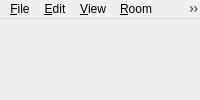
<?xml version="1.0"?>
<ui version="4.0">
  <class>Form</class>
  <widget class="QMainWindow" name="idr_mainframe_menu">
    <widget class="QMenuBar" name="menubar">
      <property name="geometry">
        <rect>
          <x>0</x>
          <y>0</y>
          <width>800</width>
          <height>22</height>
        </rect>
      </property>
      <widget class="QMenu" name="menuFile">
        <property name="title">
          <string>&amp;File</string>
        </property>
        <addaction name="ID_FILE_NEW" />
        <addaction name="ID_FILE_OPEN" />
        <addaction name="ID_FILE_SAVE" />
        <addaction name="ID_FILE_SAVE_AS" />
        <addaction name="separator" />
        <addaction name="ID_FILE_LEVEL_INFO" />
        <addaction name="ID_FILE_SAVEGOALTEXT" />
        <addaction name="ID_FILE_STATS" />
        <addaction name="ID_FILE_VERIFY_LEVEL" />
        <addaction name="ID_FILE_FIXCRACKS" />
        <addaction name="ID_FILE_REMOVEEXTRAPOINTS" />
        <addaction name="ID_FILE_FIXDEGENERATEFACES" />
        <addaction name="ID_FILE_REMOVEDUPLICATEFACESFROMCURRENTROOM" />
        <addaction name="ID_FILE_LEVELPROPS" />
        <addaction name="separator" />
        <addaction name="ID_FILE_IMPORT_ROOM" />
        <addaction name="separator" />
        <addaction name="ID_FILE_PLAY640X480" />
        <addaction name="ID_FILE_LEAVE_EDITOR" />
        <addaction name="separator" />
        <addaction name="ID_FILE_AUTOSAVE" />
        <addaction name="ID_FILE_RESTOREGAMESTATE" />
        <addaction name="ID_FILE_INFORMATION" />
        <addaction name="ID_FILE_CHECKMINE" />
        <addaction name="separator" />
        <addaction name="ID_FILE_PRINT" />
        <addaction name="ID_FILE_PRINT_PREVIEW" />
        <addaction name="ID_FILE_PRINT_SETUP" />
        <addaction name="separator" />
        <addaction name="ID_FILE_PREFERENCES" />
        <addaction name="separator" />
        <addaction name="ID_FILE_MRU_FILE1" />
        <addaction name="separator" />
        <addaction name="ID_APP_EXIT" />
      </widget>
      <addaction name="menuFile" />
      <widget class="QMenu" name="menuEdit">
        <property name="title">
          <string>&amp;Edit</string>
        </property>
        <addaction name="ID_EDIT_UNDO" />
        <addaction name="separator" />
        <addaction name="ID_EDIT_CUT" />
        <addaction name="ID_EDIT_COPY" />
        <addaction name="ID_EDIT_PLACE" />
        <addaction name="ID_EDIT_PLACE_TERRAIN" />
        <addaction name="ID_EDIT_ATTACH" />
        <addaction name="ID_EDIT_DELETE" />
        <addaction name="separator" />
        <addaction name="ID_EDIT_LOADSCRAP" />
        <addaction name="ID_EDIT_SAVESCRAP" />
        <addaction name="separator" />
        <addaction name="ID_EDIT_ADDSELECT" />
        <addaction name="ID_EDIT_REMOVESELECT" />
        <addaction name="ID_EDIT_SELECTATTACHED" />
        <addaction name="ID_EDIT_CLEARSELECTED" />
      </widget>
      <addaction name="menuEdit" />
      <widget class="QMenu" name="menuView">
        <property name="title">
          <string>&amp;View</string>
        </property>
        <addaction name="ID_VIEW_TOOLBAR" />
        <addaction name="ID_VIEW_KEYPAD_TOGGLE" />
        <addaction name="ID_VIEW_TEXTUREMINE" />
        <addaction name="ID_VIEW_WIREFRAMEMINE" />
        <addaction name="ID_VIEW_SHOWOBJECTSINWIREFRAMEVIEW" />
        <addaction name="separator" />
        <addaction name="ID_VIEW_CENTERONCUBE" />
        <addaction name="ID_VIEW_CENTERONOBJECT" />
        <addaction name="ID_VIEW_CENTERONMINE" />
        <addaction name="ID_VIEW_RESETVIEWRADIUS" />
        <addaction name="separator" />
        <addaction name="ID_VIEW_MOVECAMERATOSELECTEDROOM" />
        <addaction name="ID_VIEW_MOVECAMERATOSELECTEDFACE" />
        <addaction name="ID_VIEW_MOVECAMERATOCURRENTOBJECT" />
        <addaction name="ID_VIEW_FLIP" />
        <addaction name="separator" />
        <addaction name="ID_VIEW_SHOWVIEWERFORWARDVECTOR" />
        <addaction name="separator" />
        <addaction name="ID_MINE_VIEW" />
        <addaction name="ID_TERRAIN_VIEW" />
        <addaction name="ID_ROOM_VIEW" />
        <addaction name="separator" />
        <addaction name="ID_VIEW_NEXTVIEWER" />
        <addaction name="ID_VIEW_NEWVIEWER" />
        <addaction name="ID_VIEW_DELETEVIEWER" />
        <addaction name="separator" />
        <addaction name="ID_VIEW_VIEWPROP" />
      </widget>
      <addaction name="menuView" />
      <widget class="QMenu" name="menuRoom">
        <property name="title">
          <string>&amp;Room</string>
        </property>
        <addaction name="ID_ROOM_ADD" />
        <addaction name="separator" />
        <addaction name="ID_ROOM_DELETE" />
        <addaction name="ID_ROOM_DELETEFACE" />
        <addaction name="ID_ROOM_DELETEPORTAL" />
        <addaction name="ID_ROOM_DELETEVERT" />
        <addaction name="ID_ROOM_DELETECONNECTEDFACES" />
        <addaction name="separator" />
        <addaction name="ID_ROOM_PLACEROOM" />
        <addaction name="ID_ROOM_PLACETERRAINROOM" />
        <addaction name="ID_ROOM_ROTATEPLACEDROOM45DEGREES" />
        <addaction name="ID_ROOM_SNAPPLACEDROOM" />
        <addaction name="ID_ROOM_ATTACHROOM" />
        <addaction name="ID_ROOM_UNPLACEROOM" />
        <addaction name="ID_ROOM_DROPROOM" />
        <addaction name="separator" />
        <addaction name="ID_ROOM_MARK" />
        <addaction name="ID_ROOM_SWAPMAKEDANDCURRENTROOMFACE" />
        <addaction name="separator" />
        <addaction name="ID_ROOM_SELECTBYNUMBER" />
        <addaction name="separator" />
        <addaction name="ID_ROOM_SAVECURRENTROOM" />
        <addaction name="ID_ROOM_RENAMEROOM" />
        <addaction name="separator" />
        <addaction name="ID_ROOM_BUILDBRIDGE" />
        <addaction name="ID_ROOM_BUILDSMOOTHBRIDGE" />
        <addaction name="ID_ROOM_JOINROOMS" />
        <addaction name="ID_ROOM_JOINROOMSEXACT" />
        <addaction name="ID_ROOM_JOIN_ADJACENT_FACES" />
        <addaction name="ID_ROOM_COMBINE" />
        <addaction name="ID_ROOM_LINKTONEWEXTERNAL" />
        <addaction name="ID_ROOM_MERGEOBJECTINTOROOM" />
        <addaction name="separator" />
        <addaction name="ID_ROOM_STARTNEWFACE" />
        <addaction name="ID_ROOM_ADDVERTTONEWFACE" />
        <addaction name="ID_ROOM_FINISHNEWFACE" />
        <addaction name="separator" />
        <addaction name="ID_ROOM_SNAPPOINTTOEDGE" />
        <addaction name="ID_ROOM_SNAPPOINTTOPOINT" />
        <addaction name="ID_ROOM_SNAPPOINTTOFACE" />
        <addaction name="ID_ROOM_UNDOSNAP" />
        <addaction name="separator" />
        <addaction name="ID_ROOM_SETCENTERFROMVIEWER" />
        <addaction name="ID_ROOM_CLEARCENTERPOINT" />
        <addaction name="separator" />
        <addaction name="ID_ROOM_NEXTFACE" />
        <addaction name="ID_ROOM_PREVIOUSFACE" />
        <addaction name="ID_ROOM_SELECTFACEBYNUMBER" />
        <widget class="QMenu" name="menuFaceEditing">
          <property name="title">
            <string>Face Editing</string>
          </property>
          <addaction name="ID_ROOM_FACE_ADDVERTTOEDGE" />
          <addaction name="ID_ROOM_FACE_DELETEVERTONEDGE" />
          <addaction name="ID_ROOM_FACE_MOVEVERTONEDGE" />
          <addaction name="ID_ROOM_FACE_SPLITFACE" />
          <addaction name="ID_ROOM_SPLITFACE" />
        </widget>
        <addaction name="menuFaceEditing" />
        <addaction name="separator" />
        <addaction name="ID_ROOM_GRABTEXTURE" />
        <addaction name="ID_ROOM_PROPAGATETOALL" />
        <addaction name="ID_ROOM_PROPAGATETOADJACENTCOPLANARFACES" />
      </widget>
      <addaction name="menuRoom" />
      <widget class="QMenu" name="menuObject">
        <property name="title">
          <string>&amp;Object</string>
        </property>
        <addaction name="ID_OBJECT_PLACEOBJECT" />
        <addaction name="ID_OBJECT_DELETEOBJECT" />
        <addaction name="ID_OBJECT_MOVEPLAYER" />
        <addaction name="ID_OBJECT_PLACECAMERAATVIEWER" />
        <addaction name="ID_OBJECT_PLACECAMERAATCURRENTFACE" />
        <addaction name="ID_OBJECT_SETCAMERAFROMVIEWER" />
        <addaction name="ID_OBJECT_SETVIEWERFROMCAMERA" />
        <addaction name="ID_OBJECT_SELECTBYNUMBER" />
        <addaction name="ID_OBJECT_PLACESOUNDSOURCEATVIEWER" />
        <addaction name="ID_OBJECT_PLACEWAYPOINTATVIEWER" />
      </widget>
      <addaction name="menuObject" />
      <widget class="QMenu" name="menuEditors">
        <property name="title">
          <string>Edi&amp;tors</string>
        </property>
        <addaction name="ID_TOOLS_WORLD_TEXTURES" />
        <addaction name="ID_EDITORS_MEGACELLS" />
        <addaction name="ID_TOOLS_WORLD_OBJECTS_ROBOTS" />
        <addaction name="ID_TOOLS_WORLD_OBJECTS_POWERUPS" />
        <addaction name="ID_TOOLS_WORLD_OBJECTS_BUILDINGS" />
        <addaction name="ID_TOOLS_WORLD_OBJECTS_CLUTTER" />
        <addaction name="ID_TOOLS_WORLD_OBJECTS_PLAYER" />
        <addaction name="ID_TOOLS_WORLD_WEAPONS" />
        <addaction name="ID_TOOLS_WORLD_OBJECTS_DOOR" />
        <addaction name="ID_TOOLS_WORLD_OBJECTS_SOUND" />
        <addaction name="ID_TOOLS_WORLD_OBJECTS_LIGHTS" />
        <addaction name="ID_EDITORS_AMBIENTSOUNDS" />
        <addaction name="ID_SCRIPT_LEVEL_INTERFACE" />
        <addaction name="ID_EDITORS_FILES" />
        <addaction name="ID_EDITORS_AIPROPERTIES" />
        <addaction name="separator" />
        <addaction name="IDD_REORDER_PAGES" />
        <addaction name="IDD_SHOW_ALL_CHECKED_OUT" />
        <addaction name="IDD_ORPHANHUNTER" />
        <addaction name="separator" />
        <addaction name="IDM_IMPORT_BITMAP" />
        <addaction name="ID_HOTSPOT_TGA" />
        <addaction name="separator" />
        <addaction name="ID_BRIEFING_EDITOR" />
        <addaction name="ID_SUBEDITORS_FONT" />
        <addaction name="ID_SUBEDITORS_HOGMAKER" />
        <addaction name="ID_SUBEDITORS_TABLEFILEEDIT" />
        <addaction name="ID_SUBEDITORS_TABLEFILEFILTER" />
        <addaction name="ID_EDITORS_DALLAS" />
      </widget>
      <addaction name="menuEditors" />
      <widget class="QMenu" name="menuWindow">
        <property name="title">
          <string>&amp;Window</string>
        </property>
        <addaction name="ID_WINDOW_TILE" />
        <addaction name="ID_WINDOW_CASCADE" />
      </widget>
      <addaction name="menuWindow" />
      <widget class="QMenu" name="menuHelp">
        <property name="title">
          <string>&amp;Help</string>
        </property>
        <addaction name="ID_D3HELP" />
        <addaction name="ID_APP_ABOUT" />
      </widget>
      <addaction name="menuHelp" />
      <widget class="QMenu" name="menuTest">
        <property name="title">
          <string>Test</string>
        </property>
        <addaction name="ID_TEST_TEST1" />
        <addaction name="ID_TEST_TEST2" />
        <addaction name="ID_TEST_TEST3" />
      </widget>
      <addaction name="menuTest" />
    </widget>
    <action name="IDD_ORPHANHUNTER">
      <property name="text">
        <string>Orphan Hunter</string>
      </property>
    </action>
    <action name="IDD_REORDER_PAGES">
      <property name="text">
        <string>Reorder Net Pages</string>
      </property>
    </action>
    <action name="IDD_SHOW_ALL_CHECKED_OUT">
      <property name="text">
        <string>Show All Pages Checked Out</string>
      </property>
    </action>
    <action name="IDM_IMPORT_BITMAP">
      <property name="text">
        <string>Bitmap/Animation Converter...</string>
      </property>
    </action>
    <action name="ID_APP_ABOUT">
      <property name="text">
        <string>&amp;About editor...</string>
      </property>
    </action>
    <action name="ID_APP_EXIT">
      <property name="text">
        <string>E&amp;xit</string>
      </property>
      <property name="shortcut">
        <string>Alt+X</string>
      </property>
    </action>
    <action name="ID_BRIEFING_EDITOR">
      <property name="text">
        <string>Briefing Editor...</string>
      </property>
    </action>
    <action name="ID_BUTTON_LIGHTING">
      <property name="text">
        <string>ID_BUTTON_LIGHTING</string>
      </property>
    </action>
    <action name="ID_BUTTON_OUTLINE">
      <property name="text">
        <string>ID_BUTTON_OUTLINE</string>
      </property>
    </action>
    <action name="ID_BUTTON_WINDOWSELECTION">
      <property name="text">
        <string>ID_BUTTON_WINDOWSELECTION</string>
      </property>
    </action>
    <action name="ID_D3HELP">
      <property name="text">
        <string>Help on D3 Editor</string>
      </property>
    </action>
    <action name="ID_EDITORS_AIPROPERTIES">
      <property name="text">
        <string>AI Properties...</string>
      </property>
    </action>
    <action name="ID_EDITORS_AMBIENTSOUNDS">
      <property name="text">
        <string>Ambient Sounds...</string>
      </property>
    </action>
    <action name="ID_EDITORS_DALLAS">
      <property name="text">
        <string>Dallas Graphical Script Editor...</string>
      </property>
    </action>
    <action name="ID_EDITORS_FILES">
      <property name="text">
        <string>Files...</string>
      </property>
    </action>
    <action name="ID_EDITORS_MEGACELLS">
      <property name="text">
        <string>Megacells...</string>
      </property>
    </action>
    <action name="ID_EDIT_ADDSELECT">
      <property name="text">
        <string>Add Current Room to Selected List</string>
      </property>
    </action>
    <action name="ID_EDIT_ATTACH">
      <property name="text">
        <string>&amp;Attach</string>
      </property>
    </action>
    <action name="ID_EDIT_CLEARSELECTED">
      <property name="text">
        <string>Clear Selected List</string>
      </property>
    </action>
    <action name="ID_EDIT_COPY">
      <property name="text">
        <string>&amp;Copy</string>
      </property>
      <property name="shortcut">
        <string>Ctrl+Ins</string>
      </property>
    </action>
    <action name="ID_EDIT_CUT">
      <property name="text">
        <string>Cu&amp;t</string>
      </property>
      <property name="shortcut">
        <string>Shift+Del</string>
      </property>
    </action>
    <action name="ID_EDIT_DELETE">
      <property name="text">
        <string>&amp;Delete</string>
      </property>
    </action>
    <action name="ID_EDIT_LOADSCRAP">
      <property name="text">
        <string>Load Scrap from Disk</string>
      </property>
    </action>
    <action name="ID_EDIT_PASTE">
      <property name="text">
        <string>&amp;Paste</string>
      </property>
      <property name="shortcut">
        <string>Shift+Ins</string>
      </property>
    </action>
    <action name="ID_EDIT_PLACE">
      <property name="text">
        <string>&amp;Place in Mine</string>
      </property>
    </action>
    <action name="ID_EDIT_PLACE_TERRAIN">
      <property name="text">
        <string>&amp;Place on Terrain</string>
      </property>
    </action>
    <action name="ID_EDIT_REMOVESELECT">
      <property name="text">
        <string>Remove Current Room from Selected List</string>
      </property>
    </action>
    <action name="ID_EDIT_SAVESCRAP">
      <property name="text">
        <string>Save Scrap to Disk</string>
      </property>
    </action>
    <action name="ID_EDIT_SELECTATTACHED">
      <property name="text">
        <string>Select All Rooms Attached to Current Room</string>
      </property>
    </action>
    <action name="ID_EDIT_UNDO">
      <property name="text">
        <string>&amp;Undo</string>
      </property>
      <property name="shortcut">
        <string>Alt+Backspace</string>
      </property>
    </action>
    <action name="ID_FILE_AUTOSAVE">
      <property name="text">
        <string>Autosave</string>
      </property>
      <property name="checkable">
        <bool>true</bool>
      </property>
    </action>
    <action name="ID_FILE_CHECKMINE">
      <property name="text">
        <string>&amp;Check Mine</string>
      </property>
    </action>
    <action name="ID_FILE_FIXCRACKS">
      <property name="text">
        <string>Fix Level Cracks</string>
      </property>
    </action>
    <action name="ID_FILE_FIXDEGENERATEFACES">
      <property name="text">
        <string>Fix/Remove Degenerate Faces</string>
      </property>
    </action>
    <action name="ID_FILE_IMPORT_ROOM">
      <property name="text">
        <string>Import 3DSMax Room</string>
      </property>
    </action>
    <action name="ID_FILE_INFORMATION">
      <property name="text">
        <string>&amp;Information</string>
      </property>
      <property name="shortcut">
        <string>Alt+I</string>
      </property>
    </action>
    <action name="ID_FILE_LEAVE_EDITOR">
      <property name="text">
        <string>Go to main menu...</string>
      </property>
    </action>
    <action name="ID_FILE_LEVELPROPS">
      <property name="text">
        <string>Set Selected Room(s) Properties</string>
      </property>
    </action>
    <action name="ID_FILE_LEVEL_INFO">
      <property name="text">
        <string>Edit Level Info...</string>
      </property>
    </action>
    <action name="ID_FILE_MRU_FILE1">
      <property name="text">
        <string>Recent File</string>
      </property>
      <property name="enabled">
        <bool>false</bool>
      </property>
    </action>
    <action name="ID_FILE_NEW">
      <property name="text">
        <string>&amp;New</string>
      </property>
      <property name="shortcut">
        <string>Ctrl+N</string>
      </property>
    </action>
    <action name="ID_FILE_OPEN">
      <property name="text">
        <string>&amp;Open...</string>
      </property>
      <property name="shortcut">
        <string>Ctrl+O</string>
      </property>
    </action>
    <action name="ID_FILE_PLAY640X480">
      <property name="text">
        <string>&amp;Play in 640 x 480</string>
      </property>
      <property name="shortcut">
        <string>Alt+P</string>
      </property>
    </action>
    <action name="ID_FILE_PREFERENCES">
      <property name="text">
        <string>Preferences</string>
      </property>
    </action>
    <action name="ID_FILE_PRINT">
      <property name="text">
        <string>&amp;Print...</string>
      </property>
      <property name="shortcut">
        <string>Ctrl+P</string>
      </property>
    </action>
    <action name="ID_FILE_PRINT_PREVIEW">
      <property name="text">
        <string>Print Pre&amp;view</string>
      </property>
    </action>
    <action name="ID_FILE_PRINT_SETUP">
      <property name="text">
        <string>P&amp;rint Setup...</string>
      </property>
    </action>
    <action name="ID_FILE_REMOVEDUPLICATEFACESFROMCURRENTROOM">
      <property name="text">
        <string>Remove Duplicate Faces from Current Room</string>
      </property>
    </action>
    <action name="ID_FILE_REMOVEEXTRAPOINTS">
      <property name="text">
        <string>Remove Extra Points</string>
      </property>
    </action>
    <action name="ID_FILE_RESTOREGAMESTATE">
      <property name="text">
        <string>Restore Gamestate</string>
      </property>
    </action>
    <action name="ID_FILE_SAVE">
      <property name="text">
        <string>&amp;Save</string>
      </property>
      <property name="shortcut">
        <string>Ctrl+S</string>
      </property>
    </action>
    <action name="ID_FILE_SAVEGOALTEXT">
      <property name="text">
        <string>Save Goal Text to File</string>
      </property>
    </action>
    <action name="ID_FILE_SAVE_AS">
      <property name="text">
        <string>Save &amp;As...</string>
      </property>
    </action>
    <action name="ID_FILE_STATS">
      <property name="text">
        <string>Show Level Stats</string>
      </property>
    </action>
    <action name="ID_FILE_VERIFY_LEVEL">
      <property name="text">
        <string>Verify Level</string>
      </property>
    </action>
    <action name="ID_HOTSPOT_TGA">
      <property name="text">
        <string>HotSpot TGA Extractor...</string>
      </property>
    </action>
    <action name="ID_MINE_VIEW">
      <property name="text">
        <string>Mine View</string>
      </property>
      <property name="shortcut">
        <string>F2</string>
      </property>
    </action>
    <action name="ID_OBJBUTTON">
      <property name="text">
        <string>ID_OBJBUTTON</string>
      </property>
    </action>
    <action name="ID_OBJECT_DELETEOBJECT">
      <property name="text">
        <string>Delete Object</string>
      </property>
      <property name="shortcut">
        <string>Del</string>
      </property>
    </action>
    <action name="ID_OBJECT_MOVEPLAYER">
      <property name="text">
        <string>Move Player 0 to Viewer</string>
      </property>
    </action>
    <action name="ID_OBJECT_PLACECAMERAATCURRENTFACE">
      <property name="text">
        <string>Create New Camera at Current Face</string>
      </property>
    </action>
    <action name="ID_OBJECT_PLACECAMERAATVIEWER">
      <property name="text">
        <string>Create New Camera at Viewer</string>
      </property>
    </action>
    <action name="ID_OBJECT_PLACEOBJECT">
      <property name="text">
        <string>Place Object</string>
      </property>
      <property name="shortcut">
        <string>Ins</string>
      </property>
    </action>
    <action name="ID_OBJECT_PLACESOUNDSOURCEATVIEWER">
      <property name="text">
        <string>Create SoundSource at Viewer</string>
      </property>
    </action>
    <action name="ID_OBJECT_PLACEWAYPOINTATVIEWER">
      <property name="text">
        <string>Place Waypoint at Viewer</string>
      </property>
    </action>
    <action name="ID_OBJECT_SELECTBYNUMBER">
      <property name="text">
        <string>Select Object By Number</string>
      </property>
    </action>
    <action name="ID_OBJECT_SETCAMERAFROMVIEWER">
      <property name="text">
        <string>Move Camera to Viewer</string>
      </property>
    </action>
    <action name="ID_OBJECT_SETVIEWERFROMCAMERA">
      <property name="text">
        <string>Move Viewer to Camera</string>
      </property>
    </action>
    <action name="ID_OSIRISCOMPILE">
      <property name="text">
        <string>ID_OSIRISCOMPILE</string>
      </property>
    </action>
    <action name="ID_REINIT_OPENGL">
      <property name="text">
        <string>ID_REINIT_OPENGL</string>
      </property>
    </action>
    <action name="ID_ROOM_ADD">
      <property name="text">
        <string>&amp;Add Room at Current Face</string>
      </property>
      <property name="shortcut">
        <string>Shift+A</string>
      </property>
    </action>
    <action name="ID_ROOM_ADDVERTTONEWFACE">
      <property name="text">
        <string>Add Vert to New Face</string>
      </property>
      <property name="shortcut">
        <string>Shift+V</string>
      </property>
    </action>
    <action name="ID_ROOM_ATTACHROOM">
      <property name="text">
        <string>Attach Room</string>
      </property>
    </action>
    <action name="ID_ROOM_BUILDBRIDGE">
      <property name="text">
        <string>&amp;Build Bridge</string>
      </property>
    </action>
    <action name="ID_ROOM_BUILDSMOOTHBRIDGE">
      <property name="text">
        <string>Build Smooth Bridge</string>
      </property>
      <property name="shortcut">
        <string>Ctrl+B</string>
      </property>
    </action>
    <action name="ID_ROOM_CLEARCENTERPOINT">
      <property name="text">
        <string>Clear Center Point</string>
      </property>
    </action>
    <action name="ID_ROOM_COMBINE">
      <property name="text">
        <string>Combine Rooms</string>
      </property>
    </action>
    <action name="ID_ROOM_DELETE">
      <property name="text">
        <string>Delete Current Room</string>
      </property>
    </action>
    <action name="ID_ROOM_DELETECONNECTEDFACES">
      <property name="text">
        <string>Delete Connected Faces</string>
      </property>
    </action>
    <action name="ID_ROOM_DELETEFACE">
      <property name="text">
        <string>Delete Current Face</string>
      </property>
    </action>
    <action name="ID_ROOM_DELETEPORTAL">
      <property name="text">
        <string>Delete Current Portal</string>
      </property>
    </action>
    <action name="ID_ROOM_DELETEVERT">
      <property name="text">
        <string>Delete Current Vert From Face</string>
      </property>
    </action>
    <action name="ID_ROOM_DROPROOM">
      <property name="text">
        <string>Drop Room</string>
      </property>
    </action>
    <action name="ID_ROOM_FACE_ADDVERTTOEDGE">
      <property name="text">
        <string>Add Vert To Edge</string>
      </property>
    </action>
    <action name="ID_ROOM_FACE_DELETEVERTONEDGE">
      <property name="text">
        <string>Delete Vert on Edge</string>
      </property>
    </action>
    <action name="ID_ROOM_FACE_MOVEVERTONEDGE">
      <property name="text">
        <string>Move Vert on Edge</string>
      </property>
    </action>
    <action name="ID_ROOM_FACE_SPLITFACE">
      <property name="text">
        <string>Split Face</string>
      </property>
    </action>
    <action name="ID_ROOM_FINISHNEWFACE">
      <property name="text">
        <string>Add Last Point to New Face (Finish Face)</string>
      </property>
    </action>
    <action name="ID_ROOM_GRABTEXTURE">
      <property name="text">
        <string>Grab Texture</string>
      </property>
      <property name="shortcut">
        <string>G</string>
      </property>
    </action>
    <action name="ID_ROOM_JOINROOMS">
      <property name="text">
        <string>Join Rooms</string>
      </property>
    </action>
    <action name="ID_ROOM_JOINROOMSEXACT">
      <property name="text">
        <string>Join Rooms Exact</string>
      </property>
    </action>
    <action name="ID_ROOM_JOIN_ADJACENT_FACES">
      <property name="text">
        <string>Join Adjacent Faces</string>
      </property>
    </action>
    <action name="ID_ROOM_LINKTONEWEXTERNAL">
      <property name="text">
        <string>Link Room to New External Room</string>
      </property>
    </action>
    <action name="ID_ROOM_MARK">
      <property name="text">
        <string>&amp;Mark Room/Face</string>
      </property>
      <property name="shortcut">
        <string>Ctrl+M</string>
      </property>
    </action>
    <action name="ID_ROOM_MERGEOBJECTINTOROOM">
      <property name="text">
        <string>Merge Object into Room</string>
      </property>
    </action>
    <action name="ID_ROOM_NEXTFACE">
      <property name="text">
        <string>Next Face</string>
      </property>
      <property name="shortcut">
        <string>F</string>
      </property>
    </action>
    <action name="ID_ROOM_PLACEROOM">
      <property name="text">
        <string>Place Room at Current Room</string>
      </property>
    </action>
    <action name="ID_ROOM_PLACETERRAINROOM">
      <property name="text">
        <string>Place Room at Current Terrain Cell</string>
      </property>
    </action>
    <action name="ID_ROOM_PREVIOUSFACE">
      <property name="text">
        <string>Previous Face</string>
      </property>
      <property name="shortcut">
        <string>Shift+F</string>
      </property>
    </action>
    <action name="ID_ROOM_PROPAGATETOADJACENTCOPLANARFACES">
      <property name="text">
        <string>Propagate to Adjacent Coplanar Faces</string>
      </property>
      <property name="shortcut">
        <string>Ctrl+F</string>
      </property>
    </action>
    <action name="ID_ROOM_PROPAGATETOALL">
      <property name="text">
        <string>Propagate to All Faces in Room</string>
      </property>
      <property name="shortcut">
        <string>Shift+R</string>
      </property>
    </action>
    <action name="ID_ROOM_RENAMEROOM">
      <property name="text">
        <string>Rename Room</string>
      </property>
      <property name="shortcut">
        <string>Ctrl+R</string>
      </property>
    </action>
    <action name="ID_ROOM_ROTATEPLACEDROOM45DEGREES">
      <property name="text">
        <string>Rotate Placed Room 45 Degrees</string>
      </property>
    </action>
    <action name="ID_ROOM_SAVECURRENTROOM">
      <property name="text">
        <string>Save Current Room</string>
      </property>
    </action>
    <action name="ID_ROOM_SELECTBYNUMBER">
      <property name="text">
        <string>Select Room by Number</string>
      </property>
    </action>
    <action name="ID_ROOM_SELECTFACEBYNUMBER">
      <property name="text">
        <string>Select Face by Number</string>
      </property>
    </action>
    <action name="ID_ROOM_SETCENTERFROMVIEWER">
      <property name="text">
        <string>Set Room Center from Viewer</string>
      </property>
    </action>
    <action name="ID_ROOM_SNAPPLACEDROOM">
      <property name="text">
        <string>Snap Placed Room</string>
      </property>
    </action>
    <action name="ID_ROOM_SNAPPOINTTOEDGE">
      <property name="text">
        <string>Snap Point to Edge</string>
      </property>
    </action>
    <action name="ID_ROOM_SNAPPOINTTOFACE">
      <property name="text">
        <string>Snap Point to Face</string>
      </property>
    </action>
    <action name="ID_ROOM_SNAPPOINTTOPOINT">
      <property name="text">
        <string>Snap Point to Point</string>
      </property>
    </action>
    <action name="ID_ROOM_SPLITFACE">
      <property name="text">
        <string>Triangulate face</string>
      </property>
    </action>
    <action name="ID_ROOM_STARTNEWFACE">
      <property name="text">
        <string>Add First Point to New Face (Start Face)</string>
      </property>
    </action>
    <action name="ID_ROOM_SWAPMAKEDANDCURRENTROOMFACE">
      <property name="text">
        <string>Swap Marked and Current Room/Face</string>
      </property>
    </action>
    <action name="ID_ROOM_UNDOSNAP">
      <property name="text">
        <string>Undo Snap</string>
      </property>
    </action>
    <action name="ID_ROOM_UNPLACEROOM">
      <property name="text">
        <string>Un-place Room/Group/Door</string>
      </property>
    </action>
    <action name="ID_ROOM_VIEW">
      <property name="text">
        <string>Room View</string>
      </property>
      <property name="shortcut">
        <string>F4</string>
      </property>
    </action>
    <action name="ID_SCRIPT_LEVEL_INTERFACE">
      <property name="text">
        <string>Levels and Scripts...</string>
      </property>
    </action>
    <action name="ID_SUBEDITORS_FONT">
      <property name="text">
        <string>Font Editor...</string>
      </property>
    </action>
    <action name="ID_SUBEDITORS_HOGMAKER">
      <property name="text">
        <string>Hog Maker...</string>
      </property>
    </action>
    <action name="ID_SUBEDITORS_TABLEFILEEDIT">
      <property name="text">
        <string>Table File Text Editor...</string>
      </property>
    </action>
    <action name="ID_SUBEDITORS_TABLEFILEFILTER">
      <property name="text">
        <string>Table File Filter...</string>
      </property>
    </action>
    <action name="ID_TERRAIN_VIEW">
      <property name="text">
        <string>Terrain View</string>
      </property>
      <property name="shortcut">
        <string>F3</string>
      </property>
    </action>
    <action name="ID_TEST_TEST1">
      <property name="text">
        <string>Test function 1</string>
      </property>
    </action>
    <action name="ID_TEST_TEST2">
      <property name="text">
        <string>Test function 2</string>
      </property>
    </action>
    <action name="ID_TEST_TEST3">
      <property name="text">
        <string>Test function 3</string>
      </property>
    </action>
    <action name="ID_TOOLS_WORLD_OBJECTS_BUILDINGS">
      <property name="text">
        <string>Buildings...</string>
      </property>
    </action>
    <action name="ID_TOOLS_WORLD_OBJECTS_CLUTTER">
      <property name="text">
        <string>Clutter...</string>
      </property>
    </action>
    <action name="ID_TOOLS_WORLD_OBJECTS_DOOR">
      <property name="text">
        <string>Doors...</string>
      </property>
    </action>
    <action name="ID_TOOLS_WORLD_OBJECTS_LIGHTS">
      <property name="text">
        <string>Lights...</string>
      </property>
    </action>
    <action name="ID_TOOLS_WORLD_OBJECTS_PLAYER">
      <property name="text">
        <string>Player Ships...</string>
      </property>
    </action>
    <action name="ID_TOOLS_WORLD_OBJECTS_POWERUPS">
      <property name="text">
        <string>Powerups...</string>
      </property>
    </action>
    <action name="ID_TOOLS_WORLD_OBJECTS_ROBOTS">
      <property name="text">
        <string>Robots...</string>
      </property>
    </action>
    <action name="ID_TOOLS_WORLD_OBJECTS_SOUND">
      <property name="text">
        <string>Sounds...</string>
      </property>
    </action>
    <action name="ID_TOOLS_WORLD_TEXTURES">
      <property name="text">
        <string>Textures...</string>
      </property>
    </action>
    <action name="ID_TOOLS_WORLD_WEAPONS">
      <property name="text">
        <string>Weapons...</string>
      </property>
    </action>
    <action name="ID_VIEW_CENTERONCUBE">
      <property name="text">
        <string>Center on Current &amp;Room</string>
      </property>
      <property name="shortcut">
        <string>Home</string>
      </property>
    </action>
    <action name="ID_VIEW_CENTERONMINE">
      <property name="text">
        <string>Center on &amp;Mine Origin</string>
      </property>
    </action>
    <action name="ID_VIEW_CENTERONOBJECT">
      <property name="text">
        <string>Center on Current &amp;Object</string>
      </property>
    </action>
    <action name="ID_VIEW_DELETEVIEWER">
      <property name="text">
        <string>Delete Viewer</string>
      </property>
    </action>
    <action name="ID_VIEW_FLIP">
      <property name="text">
        <string>Flip Viewer</string>
      </property>
      <property name="shortcut">
        <string>/</string>
      </property>
    </action>
    <action name="ID_VIEW_KEYPAD_TOGGLE">
      <property name="text">
        <string>Keypad</string>
      </property>
      <property name="shortcut">
        <string>F10</string>
      </property>
    </action>
    <action name="ID_VIEW_MOVECAMERATOCURRENTOBJECT">
      <property name="text">
        <string>Move camera to Current Object</string>
      </property>
    </action>
    <action name="ID_VIEW_MOVECAMERATOSELECTEDFACE">
      <property name="text">
        <string>Move camera to &amp;Current Face</string>
      </property>
      <property name="shortcut">
        <string>Shift+C</string>
      </property>
    </action>
    <action name="ID_VIEW_MOVECAMERATOSELECTEDROOM">
      <property name="text">
        <string>Move camera to &amp;Current Room</string>
      </property>
      <property name="shortcut">
        <string>C</string>
      </property>
    </action>
    <action name="ID_VIEW_NEWVIEWER">
      <property name="text">
        <string>New Viewer</string>
      </property>
    </action>
    <action name="ID_VIEW_NEXTVIEWER">
      <property name="text">
        <string>Next Viewer</string>
      </property>
    </action>
    <action name="ID_VIEW_RESETVIEWRADIUS">
      <property name="text">
        <string>Reset View Radius</string>
      </property>
    </action>
    <action name="ID_VIEW_SHOWOBJECTSINWIREFRAMEVIEW">
      <property name="text">
        <string>Show objects in Wireframe view</string>
      </property>
    </action>
    <action name="ID_VIEW_SHOWVIEWERFORWARDVECTOR">
      <property name="text">
        <string>Show Viewer Forward Vector</string>
      </property>
    </action>
    <action name="ID_VIEW_TEXTUREMINE">
      <property name="text">
        <string>Te&amp;xtured view</string>
      </property>
    </action>
    <action name="ID_VIEW_TOOLBAR">
      <property name="text">
        <string>&amp;Toolbar</string>
      </property>
    </action>
    <action name="ID_VIEW_VIEWPROP">
      <property name="text">
        <string>Display Viewer Properties</string>
      </property>
    </action>
    <action name="ID_VIEW_WIREFRAMEMINE">
      <property name="text">
        <string>&amp;Wireframe view</string>
      </property>
    </action>
    <action name="ID_WINDOW_CASCADE">
      <property name="text">
        <string>&amp;Cascade</string>
      </property>
    </action>
    <action name="ID_WINDOW_TILE">
      <property name="text">
        <string>&amp;Tile</string>
      </property>
    </action>
    <action name="ID_ZBUTTON">
      <property name="text">
        <string>ID_ZBUTTON</string>
      </property>
    </action>
  </widget>
</ui>
